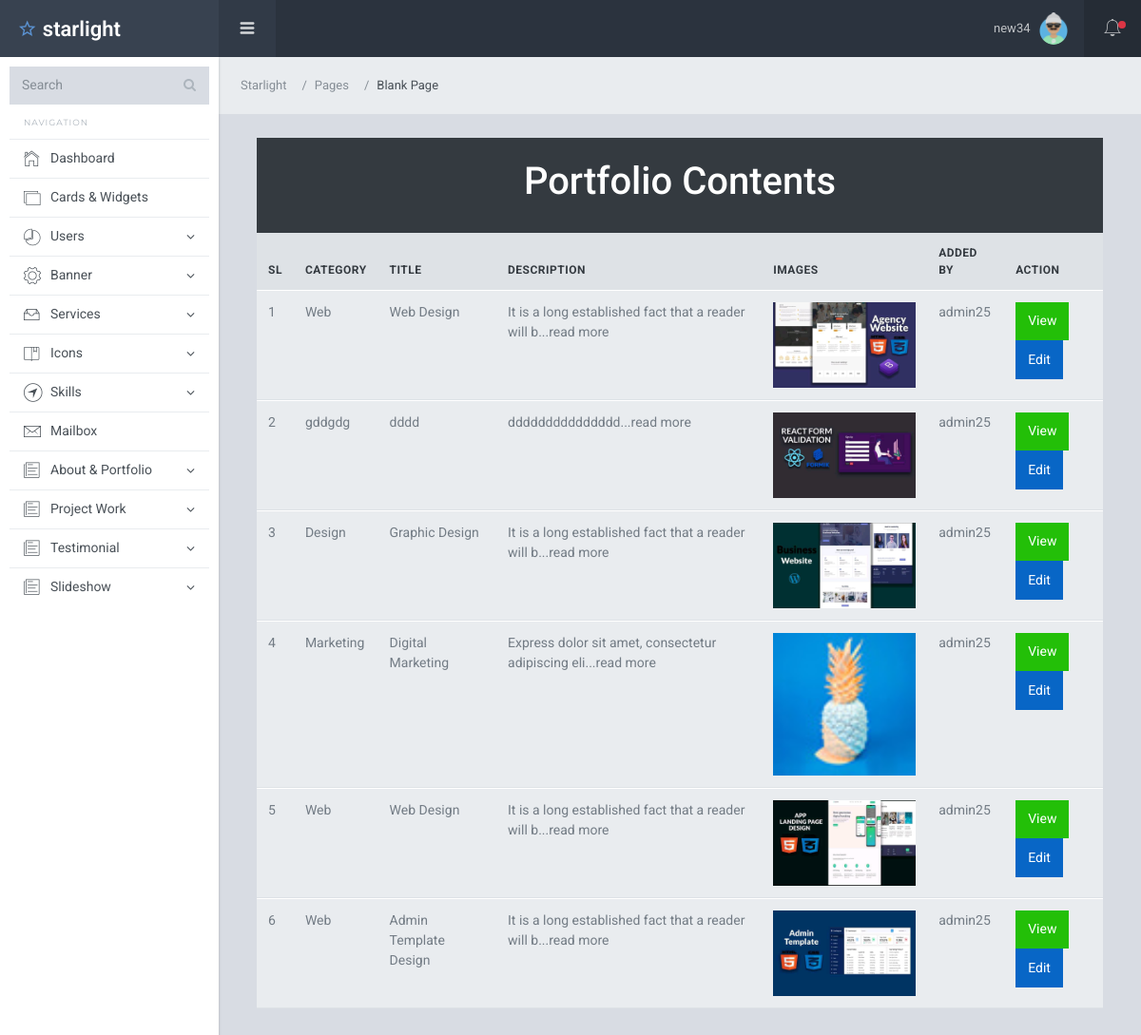
Page /portfolio/view_portfolio.php (signed in) on the committed database.
### tables this page shows
CREATE TABLE `portfolios` (
  `id` int(11) NOT NULL,
  `user_id` int(11) NOT NULL,
  `category` varchar(50) NOT NULL,
  `title` varchar(100) NOT NULL,
  `description` text NOT NULL,
  `port_pic` varchar(50) NOT NULL
);

CREATE TABLE `crud` (
  `id` int(11) NOT NULL,
  `uname` varchar(25) NOT NULL,
  `email` varchar(30) NOT NULL,
  `password` varchar(60) NOT NULL,
  `repassword` varchar(20) NOT NULL,
  `birthday` date NOT NULL,
  `user_image` varchar(100) NOT NULL,
  `status` int(11) NOT NULL,
  `role` varchar(20) NOT NULL
);

### portfolio/view_portfolio.php (the view, shortened to what this page needs)
<?php require '../dashboard_part/dashboard_header.php';  ?>
<?php
require '../db.php';
$sql = "SELECT * FROM portfolios";
$result = mysqli_query($db_conn, $sql);
$after_assoc_main = mysqli_fetch_assoc($result);
?>
    <section>
        <div class="container-fluid">
        <div class="row">
            <div class="col-lg-12 m-auto">
            <div class="bg-dark text-white text-center p-4" role="alert">
                <h1>Portfolio Contents</h1>
            </div>
<table class="table">
  <thead>
    <tr>
    <th scope="col">SL</th>
      <th scope="col">category</th>
      <th scope="col">title</th>
      <th scope="col">description</th>
      <th scope="col">Images</th>
      <th scope="col">Added By</th>
      <th scope="col">Action</th>
    </tr>
  </thead>
  <tbody>
  <?php
  $id = $after_assoc_main['user_id'];
  $select_name = "SELECT * FROM crud WHERE id=$id";
  $select_name_result = mysqli_query($db_conn,$select_name);
  $after_assoc = mysqli_fetch_assoc($select_name_result);
  ?>
  <?php foreach($result as $portfolio){ ?>
    <tr>
    <td><?php echo $portfolio['id'] ?></td>
      <td><?php echo $portfolio['category'] ?></td>
      <td><?php echo $portfolio['title'] ?></td>
      <td><?php echo substr($portfolio['description'], 0, 50).'...read more' ?></td>
      <td><img width="150" src="/cit/uploads/portfolio/<?php echo $portfolio['port_pic'] ?>" alt=""></td>
      <td><?php echo $after_assoc['uname']; ?></td>
    <td>
      <a class="btn btn-success" href="/cit/users/user_details.php?id=<?php  echo $portfolio['id']  ?>" role="button">View</a>
      <?php if($_SESSION['role'] != 'Author'){ ?>
      <a class="btn btn-primary" href="/cit/users/user_edit.php?id=<?php  echo $portfolio['id']  ?>" role="button">Edit</a><?php } ?>
    </tr>
   <?php }?>
  </tbody>
</table>
            </div>
        </div>
        </div>
    </section>
<?php require '../dashboard_part/dashboard_footer.php';  ?>

### rows in the picture
portfolios: id "1", category "Web", title "Web Design", description "It is a long established fact that a reader will b", port_pic (picture), user.uname "admin25"
portfolios: id "2", category "gddgdg", title "dddd", description "ddddddddddddddd", port_pic (picture), user.uname "admin25"
portfolios: id "3", category "Design", title "Graphic Design", description "It is a long established fact that a reader will b", port_pic (picture), user.uname "admin25"
portfolios: id "4", category "Marketing", title "Digital Marketing", description "Express dolor sit amet, consectetur adipiscing eli", port_pic (picture), user.uname "admin25"
portfolios: id "5", category "Web", title "Web Design", description "It is a long established fact that a reader will b", port_pic (picture), user.uname "admin25"
portfolios: id "6", category "Web", title "Admin Template Design", description "It is a long established fact that a reader will b", port_pic (picture), user.uname "admin25"

### other values in the picture
$_SESSION['uname'] "new34"
